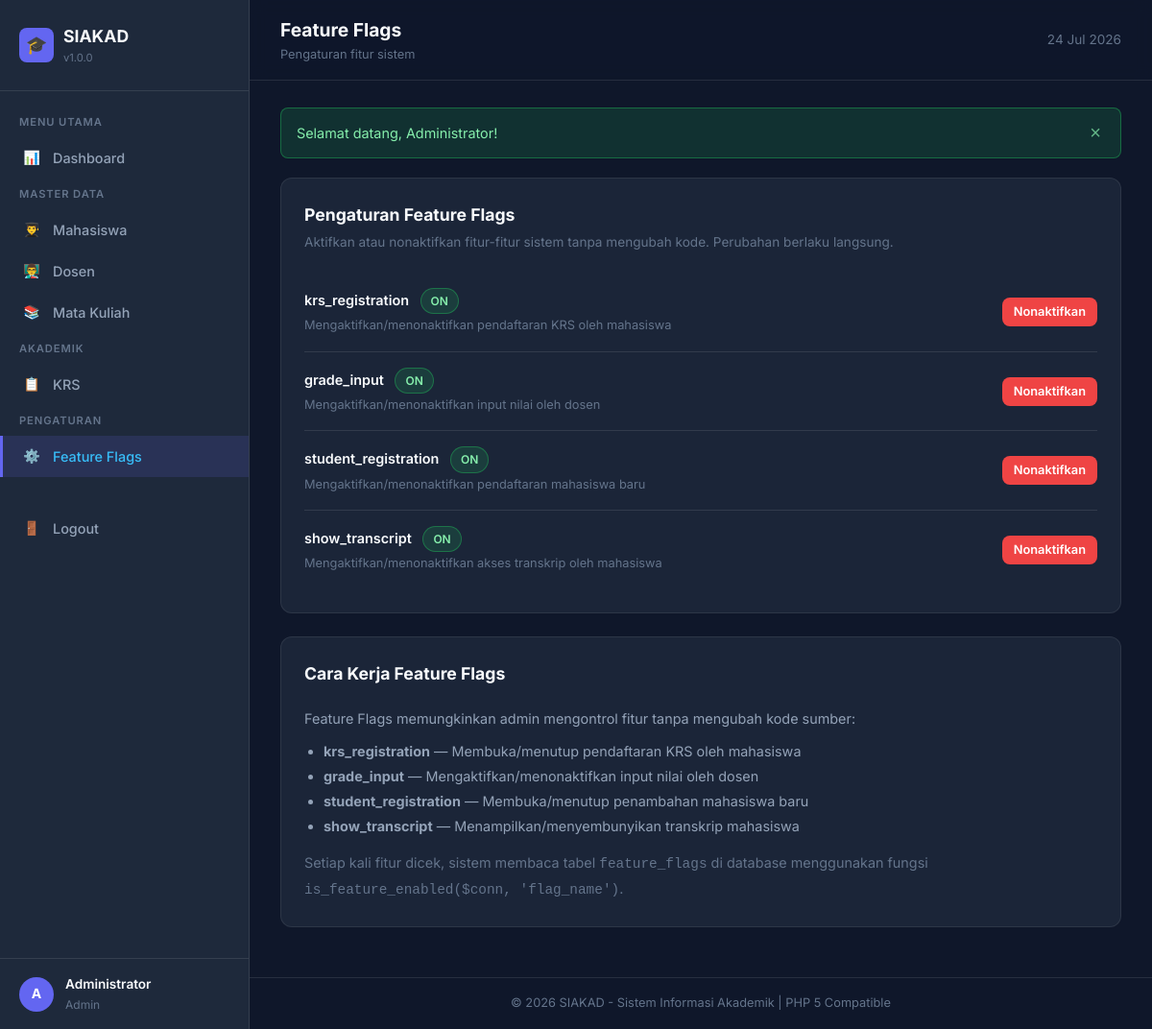
The app's page /index.php?page=settings (signed in) with its own data.
### tables this page shows
CREATE TABLE `feature_flags` (
    `id` INT(11) NOT NULL AUTO_INCREMENT,
    `flag_name` VARCHAR(50) NOT NULL,
    `is_enabled` TINYINT(1) NOT NULL DEFAULT 1,
    `description` VARCHAR(255) DEFAULT NULL,
    PRIMARY KEY (`id`),
    UNIQUE KEY `uq_flag_name` (`flag_name`)
);

### pages/settings.php (the view, shortened to what this page needs)
<?php
$flags = get_feature_flags($db_conn);
?>
<div class="card">
    <div class="card-header">
        <h3>Pengaturan Feature Flags</h3>
        <p>Aktifkan atau nonaktifkan fitur-fitur sistem tanpa mengubah kode. Perubahan berlaku langsung.</p>
    </div>
    <?php if (empty($flags)): ?>
        <div class="empty-state"><div class="empty-icon">⚙️</div><p>Belum ada feature flag terdaftar.</p></div>
    <?php else: ?>
        <?php foreach ($flags as $flag): ?>
            <div class="flag-row">
                <div class="flag-info">
                    <div class="flag-name">
                        <?php echo escape_html($flag['flag_name']); ?>
                        <span class="badge <?php echo ((int)$flag['is_enabled'] === 1) ? 'badge-on' : 'badge-off'; ?>" style="margin-left: 8px;">
                            <?php echo ((int)$flag['is_enabled'] === 1) ? 'ON' : 'OFF'; ?>
                        </span>
                    </div>
                    <div class="flag-desc"><?php echo escape_html($flag['description']); ?></div>
                </div>
                <form action="index.php?page=settings" method="POST" style="display:inline;">
                    <button type="submit" class="btn <?php echo ((int)$flag['is_enabled'] === 1) ? 'btn-danger' : 'btn-success'; ?> btn-sm">
                        <?php echo ((int)$flag['is_enabled'] === 1) ? 'Nonaktifkan' : 'Aktifkan'; ?>
                    </button>
                </form>
            </div>
        <?php endforeach; ?>
    <?php endif; ?>
</div>
<div class="card">
    <div class="card-header">
        <h3>Cara Kerja Feature Flags</h3>
    </div>
    <div style="font-size: 0.9rem; color: var(--text-body); line-height: 1.8;">
        <p>Feature Flags memungkinkan admin mengontrol fitur tanpa mengubah kode sumber:</p>
        <ul style="margin-left: 20px; margin-top: 8px;">
            <li><strong>krs_registration</strong> — Membuka/menutup pendaftaran KRS oleh mahasiswa</li>
            <li><strong>grade_input</strong> — Mengaktifkan/menonaktifkan input nilai oleh dosen</li>
            <li><strong>student_registration</strong> — Membuka/menutup penambahan mahasiswa baru</li>
            <li><strong>show_transcript</strong> — Menampilkan/menyembunyikan transkrip mahasiswa</li>
        </ul>
        <p style="margin-top: 12px; color: var(--text-muted);">
            Setiap kali fitur dicek, sistem membaca tabel <code>feature_flags</code> di database menggunakan fungsi
            <code>is_feature_enabled($conn, 'flag_name')</code>.
        </p>
    </div>
</div>

### style.css (style rules this page uses)
:root { --bg-main: #0f172a; --bg-sidebar: #1e293b; --bg-card: rgba(30, 41, 59, 0.85); --bg-card-border: rgba(255, 255, 255, 0.08); --bg-input: rgba(15, 23, 42, 0.6); --primary: #6366f1; --primary-hover: #4f46e5; --primary-light: rgba(99, 102, 241, 0.15); --accent: #38bdf8; --text-heading: #f8fafc; --text-body: #94a3b8; --text-light: #cbd5e1; --text-muted: #64748b; --border-color: rgba(255, 255, 255, 0.1); --danger: #ef4444; --danger-bg: rgba(239, 68, 68, 0.15); --danger-border: rgba(239, 68, 68, 0.4); --danger-text: #fca5a5; --success: #22c55e; --success-bg: rgba(34, 197, 94, 0.15); --success-border: rgba(34, 197, 94, 0.4); --success-text: #86efac; --warning-bg: rgba(234, 179, 8, 0.15); --warning-border: rgba(234, 179, 8, 0.4); --warning-text: #fde047; --info-bg: rgba(56, 189, 248, 0.15); --info-border: rgba(56, 189, 248, 0.4); --info-text: #7dd3fc; --radius-sm: 8px; --radius-md: 12px; --radius-lg: 16px; --transition: all 0.25s cubic-bezier(0.4, 0, 0.2, 1); --sidebar-width: 260px; }
*, *::before, *::after { margin: 0; padding: 0; box-sizing: border-box; }
body { font-family: 'Inter', -apple-system, BlinkMacSystemFont, 'Segoe UI', Roboto, sans-serif; background-color: var(--bg-main); color: var(--text-body); line-height: 1.6; min-height: 100vh; }
.card { background: var(--bg-card); border: 1px solid var(--bg-card-border); border-radius: var(--radius-md); padding: 24px; margin-bottom: 24px; transition: var(--transition); }
.card-header { margin-bottom: 20px; }
.card-header h3 { font-size: 1.1rem; color: var(--text-heading); font-weight: 700; }
.card-header p { font-size: 0.85rem; color: var(--text-muted); margin-top: 4px; }
.btn { display: inline-flex; align-items: center; gap: 6px; padding: 10px 20px; font-size: 0.875rem; font-weight: 600; font-family: inherit; border: none; border-radius: var(--radius-sm); cursor: pointer; transition: var(--transition); text-decoration: none; line-height: 1.4; }
.btn-danger { background: var(--danger); color: #fff; }
.btn-sm { padding: 6px 12px; font-size: 0.8rem; }
.badge { display: inline-block; padding: 3px 10px; font-size: 0.75rem; font-weight: 600; border-radius: 20px; }
.badge-on { background: var(--success-bg); color: var(--success-text); border: 1px solid var(--success-border); }
.flag-row { display: flex; justify-content: space-between; align-items: center; padding: 16px 0; border-bottom: 1px solid var(--border-color); }
.flag-row:last-child { border-bottom: none; }
.flag-info .flag-name { font-weight: 600; color: var(--text-heading); font-size: 0.9rem; }
.flag-info .flag-desc { font-size: 0.8rem; color: var(--text-muted); margin-top: 2px; }

### records on screen
feature_flags: flag_name "krs_registration", is_enabled "ON", description "Mengaktifkan/menonaktifkan pendaftaran KRS oleh mahasiswa"
feature_flags: flag_name "grade_input", is_enabled "ON", description "Mengaktifkan/menonaktifkan input nilai oleh dosen"
feature_flags: flag_name "student_registration", is_enabled "ON", description "Mengaktifkan/menonaktifkan pendaftaran mahasiswa baru"
feature_flags: flag_name "show_transcript", is_enabled "ON", description "Mengaktifkan/menonaktifkan akses transkrip oleh mahasiswa"

### other values on screen
escape_html(APP_NAME) "SIAKAD"
escape_html(APP_VERSION) "1.0.0"
escape_html($user_initial) "A"
escape_html($user_nama) "Administrator"
escape_html($user_role) "Admin"
escape_html($pt['title']) "Feature Flags"
escape_html($pt['desc']) "Pengaturan fitur sistem"
$message "Selamat datang, Administrator!"
